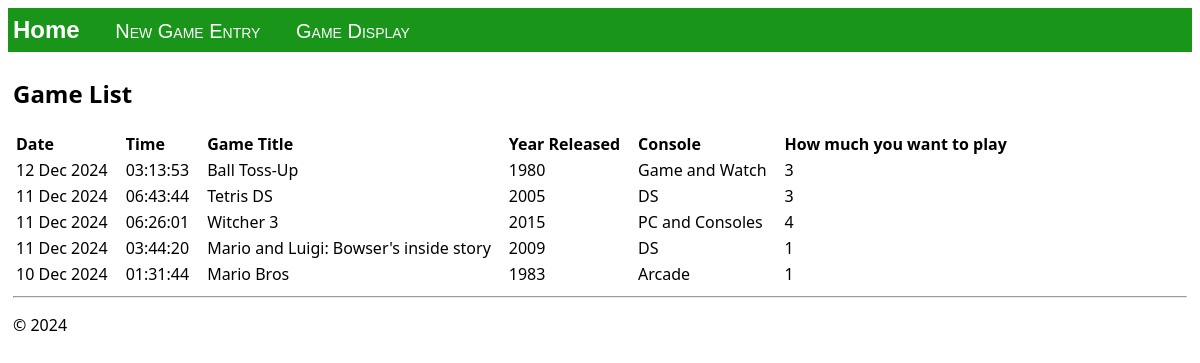
/display/, run on an earlier commit of the app's database.
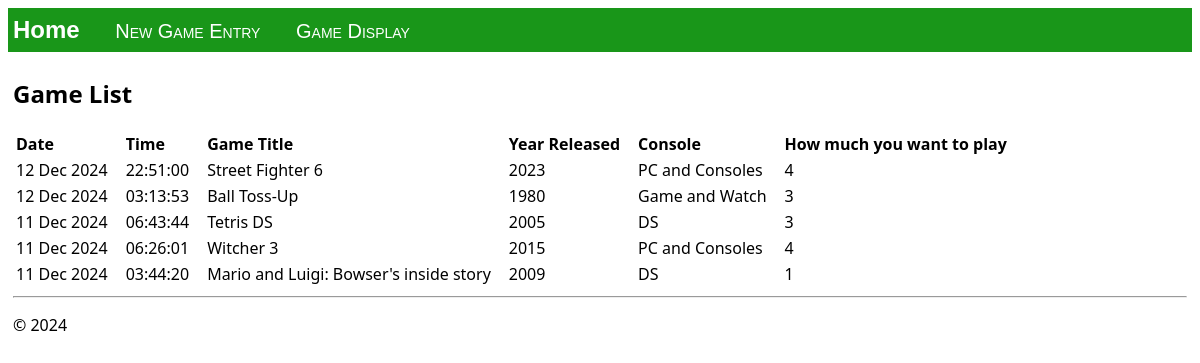
And on a later commit of the database.
### catalog/models.py (models this page shows, shortened)
class GameLog(models.Model):
    game_title = models.CharField(max_length=300)
    year_released = models.IntegerField(default=0)
    console = models.CharField(max_length=100, default='0000000')
    class PlayDegree(models.IntegerChoices):
        NOT_MUCH = 1
        SOME_WHAT = 2
        WANTS_TO = 3
        VERY_MUCH = 4
    want_to_play_degree = models.IntegerField(choices=PlayDegree, default=1)
    log_date = models.DateTimeField("date logged")

### catalog/views.py (the view)
class DisplayListView(ListView):
    model = GameLog
    def get_context_data(self, **kwargs):
        context = super(DisplayListView, self).get_context_data(**kwargs)
        return context

### catalog/templates/catalog/display_log.html (shortened to what this page needs)
{% extends "catalog/layout.html" %}
{% block content %}
    <h2>Game List</h2>
    {% if game_list %}
        <table class="game_list">
            <thead>
            <tr>
                <th>Date</th>
                <th>Time</th>
                <th>Game Title</th>
                <th>Year Released</th>
                <th>Console</th>
                <th>How much you want to play</th>
            </tr>
            </thead>
            <tbody>
            {% for game in game_list %}
                    <tr>
                        <td>{{ game.log_date | date:'d M Y' }}</td>
                        <td>{{ game.log_date | time:'H:i:s' }}</td>
                        <td>
                            {{ game.game_title }}
                        </td>
                        <td>
                            {{ game.year_released }}
                        </td>
                        <td>
                            {{ game.console }}
                        </td>
                        <td>
                            {{ game.want_to_play_degree }}
                        </td>
                    </tr>
            {% endfor %}
            </tbody>
        </table>
    {% else %}
        <p>No games have been logged. Use the <a href="{% url 'new_game' %}">New Game form</a>.</p>
    {% endif %}
{% endblock %}

### catalog/templates/catalog/layout.html (shortened to what this page needs)
<!DOCTYPE html>
<html>
<head>
    {% load static %}
    <link rel="stylesheet" type="text/css" href="{% static 'catalog/site.css' %}"/>
</head>
<body>
<div class="navbar">
    <a href="{% url 'home' %}" class="navbar-brand">Home</a>
    <a href="{% url 'new_game' %}" class="navbar-item">New Game Entry</a>
    <a href="{% url 'display' %}" class="navbar-item">Game Display</a>
</div>
<div class="body-content">
    {% block content %}
    {% endblock %}
    <hr/>
    <footer>
        <p>&copy; 2024</p>
    </footer>
</div>
</body>
</html>

### catalog/static/catalog/site.css (style rules this page uses)
.navbar { background-color: rgb(25,150,25); font-size: 1.25em; font-family: 'Trebuchet MS', 'Lucida Sans Unicode', 'Lucida Grande', 'Lucida Sans', Arial, sans-serif; color: white; padding: 8px 5px 8px 5px; }
.navbar a { text-decoration: none; color: inherit; }
.navbar-brand { font-size: 1.2em; font-weight: 600; }
.navbar-item { font-variant: small-caps; margin-left: 30px; }
.body-content { padding: 5px; font-family:'Segoe UI', Tahoma, Geneva, Verdana, sans-serif; }
.game_list th,td { text-align: left; padding-right: 15px; }

What changed in the data, as far as the page shows it:
no longer on this page (row unchanged): GameLog: log_date "10 Dec 2024", log_date "01:31:44", game_title "Mario Bros", year_released "1983", console "Arcade", want_to_play_degree "1"
added GameLog: log_date "12 Dec 2024", log_date "22:51:00", game_title "Street Fighter 6", year_released "2023", console "PC and Consoles", want_to_play_degree "4"
